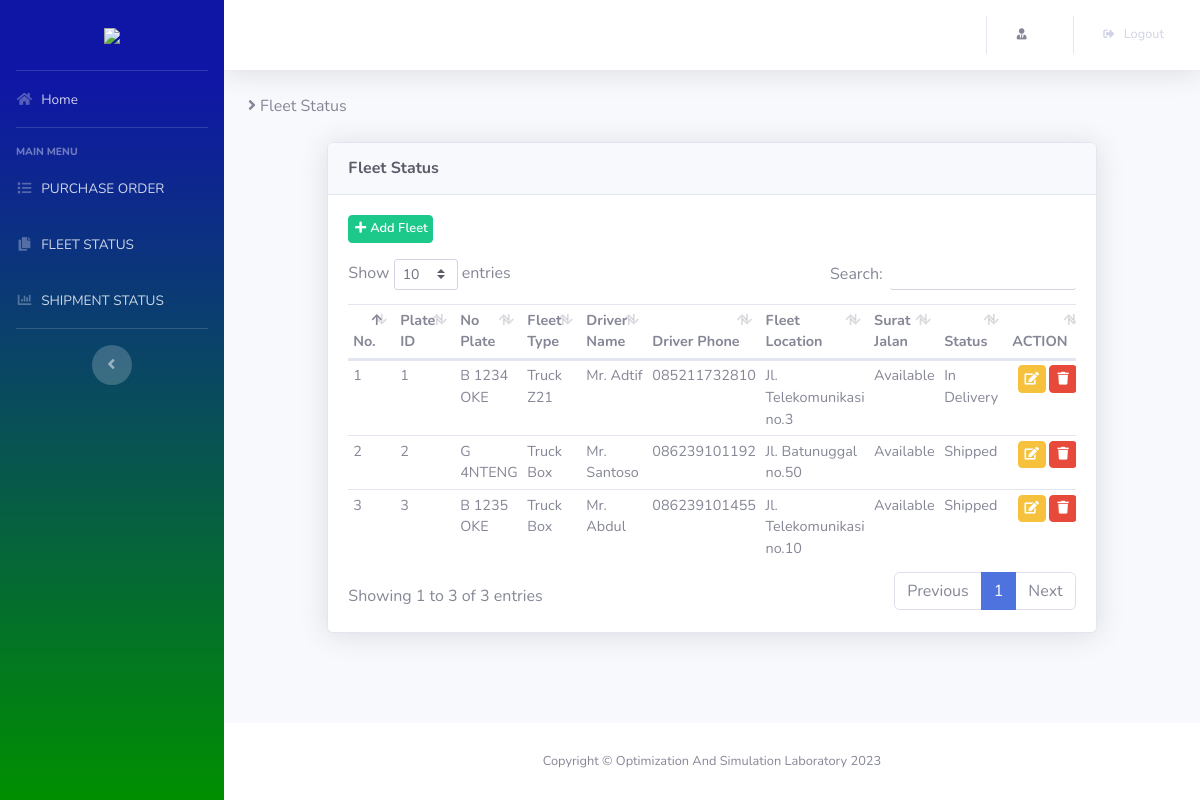
Screenshot of /views/user/transporter/fleet_status.php with the database file from the repository.
### tables this page shows
CREATE TABLE `fleet_status` (
  `plate_id` int(20) NOT NULL,
  `no_plate` varchar(20) DEFAULT NULL,
  `fleet_type` varchar(25) DEFAULT NULL,
  `driver_name` varchar(30) DEFAULT NULL,
  `driver_phone` varchar(20) DEFAULT NULL,
  `fleet_location` varchar(30) DEFAULT NULL,
  `surat_jalan` varchar(20) DEFAULT NULL,
  `flt_status` varchar(20) DEFAULT NULL
);

### views/user/transporter/fleet_status.php (the view)
<?php
  include 'header.php';
  $row = $dbconnect->query("SELECT * FROM fleet_status");
?>
<div class="d-sm-flex align-items-center justify-content-between mb-4">
  <span><i class="fa fa-angle-right">&nbsp;</i>Fleet Status</span>
</div>
<div class="row justify-content-center">
  <div class="col-lg-10">
    <div class="card shadow mb-4">
      <div class="card-header py-3">
        <h6 class="m-0 font-weight-bold text-dark">Fleet Status</h6>
      </div>
      <div class="card-body">
      <div class="pb-3"><a href="create_fleet_status.php" class="btn btn-sm btn-success"><i class="fas fa-fw fa-plus">&nbsp;</i>Add Fleet</a></div>
      <div class="table-responsive">
        <table class="table table-sm" id="dataTable" width="100%" cellspacing="0">
          <thead>
            <tr>
              <th width="1%">No.</th>
              <th>Plate ID</th>
              <th>No Plate</th>
              <th>Fleet Type</th>
              <th>Driver Name</th>
              <th>Driver Phone</th>
              <th>Fleet Location</th>
              <th>Surat Jalan</th>
              <th>Status</th>
              <th width="10%">ACTION</th>
            </tr>
          </thead>
          <tbody>
            <?php if($row->rowCount() > 0){
              $no = 1;
              while($data = $row->fetch()){
            ?>
            <tr>
              <td><?php echo $no ?></td>
              <td><?php echo $data['plate_id'] ?></td>
              <td><?php echo $data['no_plate'] ?></td>
              <td><?php echo $data['fleet_type'] ?></td>
              <td><?php echo $data['driver_name'] ?></td>
              <td><?php echo $data['driver_phone'] ?></td>
              <td><?php echo $data['fleet_location'] ?></td>
              <td><?php echo $data['surat_jalan'] ?></td>
              <td><?php echo $data['flt_status'] ?></td>
             <td align="center">
                <a href="update_fleet_status.php?id=<?php echo $data['plate_id'] ?>" class="btn btn-sm btn-warning"><i class="fas fa-fw fa-edit"></i></a>
                <a href="../../../system/delete_fleet_status.php?id=<?php echo $data['plate_id'] ?>" class="btn btn-sm btn-danger" onclick="return confirm('Are you sure?')"><i class="fas fa-fw fa-trash"></i></a>
              </td>
            </tr>
            <?php $no++; }} ?>
          </tbody>
        </table>
      </div>
      </div>
    </div>
  </div>
</div>
<?php include 'footer.php' ?>

### rows the page displays
fleet_status: plate_id "1", no_plate "B 1234 OKE", fleet_type "Truck Z21", driver_name "Mr. Adtif", driver_phone "085211732810", fleet_location "Jl. Telekomunikasi no.3", surat_jalan "Available", flt_status "In Delivery"
fleet_status: plate_id "2", no_plate "G 4NTENG", fleet_type "Truck Box", driver_name "Mr. Santoso", driver_phone "086239101192", fleet_location "Jl. Batunuggal no.50", surat_jalan "Available", flt_status "Shipped"
fleet_status: plate_id "3", no_plate "B 1235 OKE", fleet_type "Truck Box", driver_name "Mr. Abdul", driver_phone "086239101455", fleet_location "Jl. Telekomunikasi no.10", surat_jalan "Available", flt_status "Shipped"
